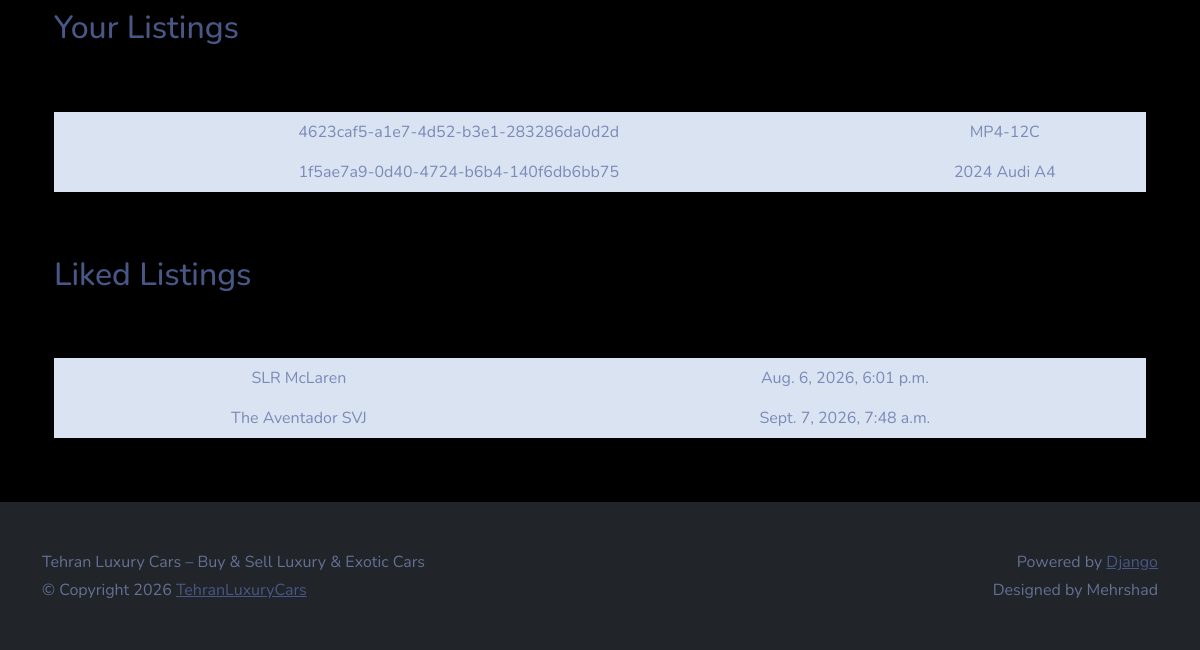
The page /profile/ (signed in, lower part) on the database as committed earlier.
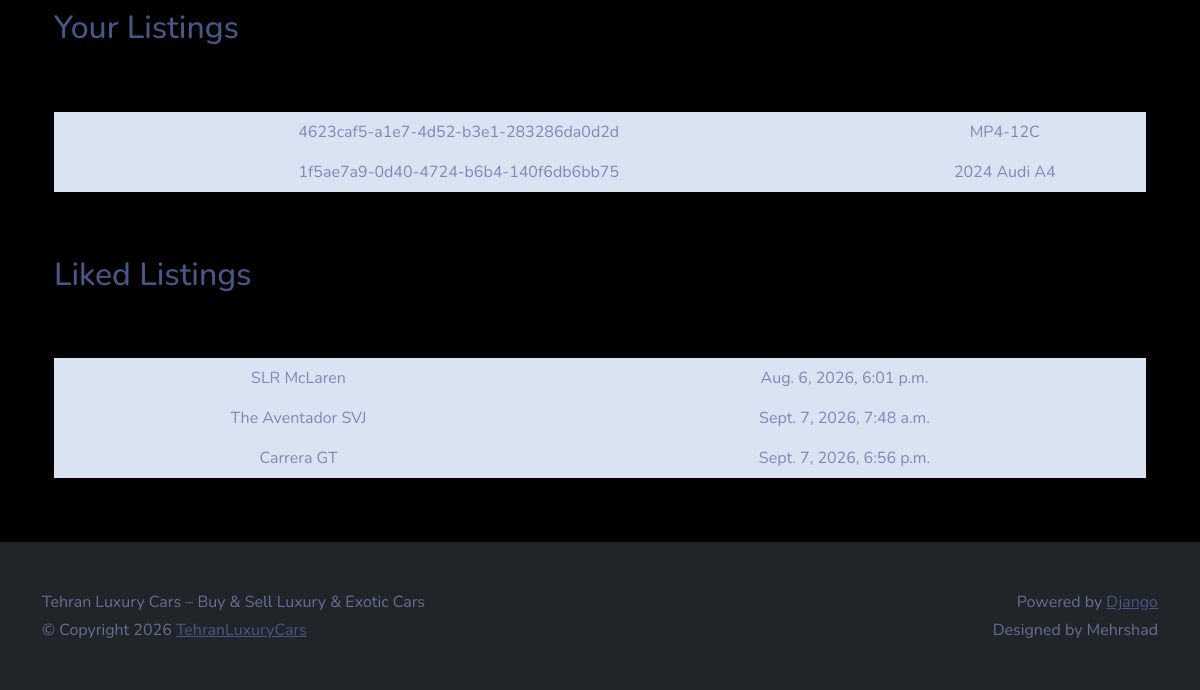
The same page on the database as committed later.
### main/models.py (models this page shows, shortened)
class Listing(models.Model):
    id = models.UUIDField(
        primary_key=True,
        default=uuid.uuid4,
        unique=True,
        editable=False
    )
    created_at = models.DateTimeField(
        auto_now_add=True
    )
    updated_at = models.DateTimeField(
        auto_now=True
    )
    seller = models.ForeignKey(
        Profile,
        on_delete=models.CASCADE
    )
    brand = models.CharField(
        max_length=24,
        choices=CARS_BRANDS,
        default=None
    )
    model = models.CharField(
        max_length=64
    )
    vin = models.CharField(
        max_length=17
    )
    milage = models.IntegerField(
        default=0
    )
    color = models.CharField(
        max_length=24
    )
    description = models.TextField()
    engine = models.CharField(
        max_length=24
    )
    transmission = models.CharField(
        max_length=24,
        choices=TRANSMISSION_OPTIONS,
        default=None
    )
    location = models.OneToOneField(
        Location,
        on_delete=models.SET_NULL,
        null=True
    )
    image = models.ImageField(
        upload_to=user_listing_path
    )

class LikedListing(models.Model):
    profile = models.ForeignKey(
        Profile,
        on_delete=models.CASCADE
    )
    listing = models.ForeignKey(
        Listing,
        on_delete=models.CASCADE
    )
    like_date = models.DateTimeField(
        auto_now_add=True
    )

### Users/views.py (the view, shortened to what this page needs)
# urls.py: path('profile/', Profileview.as_view() , name='profile'),
@method_decorator(login_required, name='dispatch')
class Profileview(View):
    def get(self, request):
        user_listings = Listing.objects.filter(seller=request.user.profile)
        user_liked_listings = LikedListing.objects.filter(
            profile = request.user.profile).all()
        user_form = UserForm(instance=request.user)
        profile_form = ProfileForm(instance=request.user.profile)
        location_form = LocationForm(instance=request.user.profile.location)
        return render(request, 'views/profile.html', {'user_form': user_form,
                                                      'profile_form': profile_form,
                                                      'location_form': location_form,
                                                      'user_listings': user_listings,
                                                      'user_liked_listings': user_liked_listings,})

### Users/widgets.py (called while the page is built)
    def render(self, name, value, attrs=None, **kwargs):
        default_html = super().render(name, value, attrs, **kwargs)
        img_html = ''
        if value and hasattr(value, 'url'):
            img_html = (
                f'<div style="display:flex; justify-content:center; margin-bottom:12px;">'
                f'<img src="{value.url}" '
                f'style="width:120px; height:120px; object-fit:cover; '
                f'border-radius:50%; border:3px solid #dee2e6;" />'
                f'</div>'
            )
        return mark_safe(f'{img_html}{default_html}')

### Users/templates/views/profile.html (shortened to what this page needs)
{% extends 'base/base.html' %}
{% load static %}
{% load crispy_forms_tags %}
{% block 'body' %}
<div class="container-fluid text-center py-5">
    <div class="container px-4">
        <div class="row g-4 py-5">
            <div class="col d-flex align-items-start">
                <div>
                    <h2 class="mb-3 border-bottom">Your Listings</h2>
                </div>
            </div>
        </div>
        <table class="table table-hover">
            <tbody>
                {% for listing in user_listings %}
                <tr>
                    <td>{{ listing.id }}</td>
                    <td>{{ listing.model }}</td>
                </tr>
                {% endfor %}
            </tbody>
        </table>
    </div>
    <div class="container px-4">
        <div class="row g-4 py-5">
            <div class="col d-flex align-items-start">
                <div>
                    <h2 class="mb-3 border-bottom">Liked Listings</h2>
                </div>
            </div>
        </div>
        <table class="table table-hover">
            <tbody>
                {% for liked_listing in user_liked_listings %}
                <tr>
                    <td>{{ liked_listing.listing.model }}</td>
                    <td>{{ liked_listing.like_date }}</td>
                </tr>
                {% endfor %}
            </tbody>
        </table>
    </div>
</div>
{% endblock %}

Rows that differ between the two databases and show on the page:
added LikedListing: listing.model "Carrera GT", like_date "Sept. 7, 2026, 6:56 p.m."
